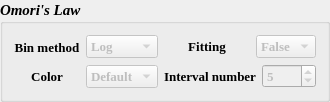
                 <widget class="QGroupBox" name="Omorilaw">
                  <property name="sizePolicy">
                   <sizepolicy hsizetype="Expanding" vsizetype="Expanding">
                    <horstretch>0</horstretch>
                    <verstretch>0</verstretch>
                   </sizepolicy>
                  </property>
                  <property name="font">
                   <font>
                    <family>Times New Roman</family>
                    <pointsize>11</pointsize>
                    <weight>75</weight>
                    <italic>true</italic>
                    <bold>true</bold>
                   </font>
                  </property>
                  <property name="title">
                   <string>Omori's Law</string>
                  </property>
                  <layout class="QGridLayout" name="gridLayout_31">
                   <item row="0" column="0">
                    <layout class="QHBoxLayout" name="horizontalLayout_3">
                     <property name="spacing">
                      <number>6</number>
                     </property>
                     <item>
                      <layout class="QGridLayout" name="gridLayout_13">
                       <property name="verticalSpacing">
                        <number>6</number>
                       </property>
                       <item row="0" column="0">
                        <widget class="QLabel" name="bin_method_3">
                         <property name="sizePolicy">
                          <sizepolicy hsizetype="Expanding" vsizetype="Expanding">
                           <horstretch>0</horstretch>
                           <verstretch>0</verstretch>
                          </sizepolicy>
                         </property>
                         <property name="font">
                          <font>
                           <family>Times New Roman</family>
                           <pointsize>10</pointsize>
                           <weight>75</weight>
                           <italic>false</italic>
                           <bold>true</bold>
                          </font>
                         </property>
                         <property name="frameShadow">
                          <enum>QFrame::Plain</enum>
                         </property>
                         <property name="lineWidth">
                          <number>1</number>
                         </property>
                         <property name="text">
                          <string>Bin method</string>
                         </property>
                         <property name="alignment">
                          <set>Qt::AlignCenter</set>
                         </property>
                        </widget>
                       </item>
                       <item row="0" column="1">
                        <widget class="QComboBox" name="omorilaw_bin_method">
                         <property name="enabled">
                          <bool>false</bool>
                         </property>
                         <property name="sizePolicy">
                          <sizepolicy hsizetype="Expanding" vsizetype="Fixed">
                           <horstretch>0</horstretch>
                           <verstretch>0</verstretch>
                          </sizepolicy>
                         </property>
                         <property name="font">
                          <font>
                           <family>Times New Roman</family>
                           <pointsize>10</pointsize>
                           <weight>75</weight>
                           <italic>false</italic>
                           <bold>true</bold>
                          </font>
                         </property>
                         <item>
                          <property name="text">
                           <string>Log</string>
                          </property>
                         </item>
                         <item>
                          <property name="text">
                           <string>Linear</string>
                          </property>
                         </item>
                        </widget>
                       </item>
                       <item row="1" column="0">
                        <widget class="QLabel" name="color_4">
                         <property name="sizePolicy">
                          <sizepolicy hsizetype="Expanding" vsizetype="Expanding">
                           <horstretch>0</horstretch>
                           <verstretch>0</verstretch>
                          </sizepolicy>
                         </property>
                         <property name="font">
                          <font>
                           <family>Times New Roman</family>
                           <pointsize>10</pointsize>
                           <weight>75</weight>
                           <italic>false</italic>
                           <bold>true</bold>
                          </font>
                         </property>
                         <property name="frameShadow">
                          <enum>QFrame::Plain</enum>
                         </property>
                         <property name="lineWidth">
                          <number>1</number>
                         </property>
                         <property name="text">
                          <string>Color</string>
                         </property>
                         <property name="alignment">
                          <set>Qt::AlignCenter</set>
                         </property>
                        </widget>
                       </item>
                       <item row="1" column="1">
                        <widget class="QComboBox" name="omorilaw_color">
                         <property name="enabled">
                          <bool>false</bool>
                         </property>
                         <property name="sizePolicy">
                          <sizepolicy hsizetype="Expanding" vsizetype="Fixed">
                           <horstretch>0</horstretch>
                           <verstretch>0</verstretch>
                          </sizepolicy>
                         </property>
                         <property name="font">
                          <font>
                           <family>Times New Roman</family>
                           <pointsize>10</pointsize>
                           <weight>75</weight>
                           <italic>false</italic>
                           <bold>true</bold>
                          </font>
                         </property>
                         <item>
                          <property name="text">
                           <string>Default</string>
                          </property>
                         </item>
                        </widget>
                       </item>
                      </layout>
                     </item>
                     <item>
                      <layout class="QGridLayout" name="gridLayout_14">
                       <property name="verticalSpacing">
                        <number>6</number>
                       </property>
                       <item row="0" column="0">
                        <widget class="QLabel" name="fit_lim_5">
                         <property name="sizePolicy">
                          <sizepolicy hsizetype="Expanding" vsizetype="Expanding">
                           <horstretch>0</horstretch>
                           <verstretch>0</verstretch>
                          </sizepolicy>
                         </property>
                         <property name="font">
                          <font>
                           <family>Times New Roman</family>
                           <pointsize>10</pointsize>
                           <weight>75</weight>
                           <italic>false</italic>
                           <bold>true</bold>
                          </font>
                         </property>
                         <property name="frameShadow">
                          <enum>QFrame::Plain</enum>
                         </property>
                         <property name="lineWidth">
                          <number>1</number>
                         </property>
                         <property name="text">
                          <string>Fitting</string>
                         </property>
                         <property name="alignment">
                          <set>Qt::AlignCenter</set>
                         </property>
                        </widget>
                       </item>
                       <item row="0" column="1" colspan="2">
                        <widget class="QComboBox" name="omorilaw_fit">
                         <property name="enabled">
                          <bool>false</bool>
                         </property>
                         <property name="sizePolicy">
                          <sizepolicy hsizetype="Expanding" vsizetype="Fixed">
                           <horstretch>0</horstretch>
                           <verstretch>0</verstretch>
                          </sizepolicy>
                         </property>
                         <property name="font">
                          <font>
                           <family>Times New Roman</family>
                           <pointsize>10</pointsize>
                           <weight>75</weight>
                           <italic>false</italic>
                           <bold>true</bold>
                          </font>
                         </property>
                         <item>
                          <property name="text">
                           <string>False</string>
                          </property>
                         </item>
                         <item>
                          <property name="text">
                           <string>True</string>
                          </property>
                         </item>
                        </widget>
                       </item>
                       <item row="1" column="0" colspan="2">
                        <widget class="QLabel" name="omorilaw_interval">
                         <property name="sizePolicy">
                          <sizepolicy hsizetype="Expanding" vsizetype="Expanding">
                           <horstretch>0</horstretch>
                           <verstretch>0</verstretch>
                          </sizepolicy>
                         </property>
                         <property name="font">
                          <font>
                           <family>Times New Roman</family>
                           <pointsize>10</pointsize>
                           <weight>75</weight>
                           <italic>false</italic>
                           <bold>true</bold>
                          </font>
                         </property>
                         <property name="frameShadow">
                          <enum>QFrame::Plain</enum>
                         </property>
                         <property name="lineWidth">
                          <number>1</number>
                         </property>
                         <property name="text">
                          <string>Interval number</string>
                         </property>
                         <property name="alignment">
                          <set>Qt::AlignCenter</set>
                         </property>
                        </widget>
                       </item>
                       <item row="1" column="2">
                        <widget class="QSpinBox" name="omorilaw_interv_num">
                         <property name="enabled">
                          <bool>false</bool>
                         </property>
                         <property name="sizePolicy">
                          <sizepolicy hsizetype="Expanding" vsizetype="Fixed">
                           <horstretch>0</horstretch>
                           <verstretch>0</verstretch>
                          </sizepolicy>
                         </property>
                         <property name="font">
                          <font>
                           <family>Times New Roman</family>
                           <pointsize>10</pointsize>
                           <weight>75</weight>
                           <italic>false</italic>
                           <bold>true</bold>
                          </font>
                         </property>
                         <property name="value">
                          <number>5</number>
                         </property>
                        </widget>
                       </item>
                      </layout>
                     </item>
                    </layout>
                   </item>
                  </layout>
                 </widget>
